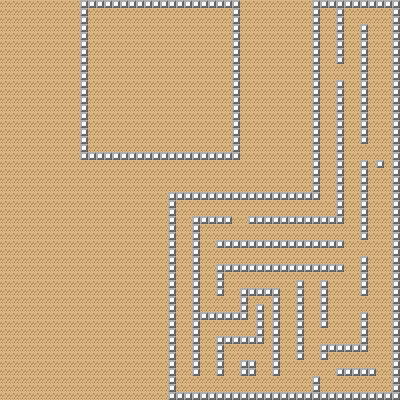

A 2D game scene composited from a Tiled map and its tileset images. What follows is a short description and the map's XML, with each tile layer's data collapsed to a summary:
An orthogonal 50x50 tile map with 8x8 px tiles, 2 tile layers (Tile Layer 2, Tile Layer 1), 2 tilesets and 7 objects (3x scenario, spawn_player, spawn, moving_path, spawn_neutral).

<map version="1.10" tiledversion="1.10.1" orientation="orthogonal" renderorder="right-down" width="50" height="50" tilewidth="8" tileheight="8" infinite="0" nextlayerid="4" nextobjectid="12">
 <tileset firstgid="1" source="bricks.tsx" />
 <tileset firstgid="9" source="ground.tsx" />
 <layer id="3" name="Tile Layer 2" width="50" height="50">
  <data>[2500 cells, 2500 non-empty, 1 distinct tile ids]</data>
 </layer>
 <layer id="1" name="Tile Layer 1" width="50" height="50">
  <data>[2500 cells, 431 non-empty, 1 distinct tile ids]</data>
 </layer>
 <objectgroup id="2" name="Object Layer 1">
  <object id="4" name="spawn_player" type="spawn_player" x="42.5" y="78.333" width="16" height="16" />
  <object id="6" name="spawn" type="spawn" x="156" y="78.333" width="16" height="16">
   <properties>
    <property name="cooldown_seconds" type="float" value="0" />
    <property name="tank_type" value="fast" />
    <property name="tanks_inside" type="int" value="1" />
    <property name="trigger_distance" type="float" value="128" />
   </properties>
  </object>
  <object id="7" name="Moving path trigger" type="scenario" x="144.892" y="66.3958" width="28.2159" height="29.875">
   <properties>
    <property name="highPriority" type="bool" value="true" />
    <property name="pathName" value="testPath" />
    <property name="type" value="AreaMovingPath" />
   </properties>
  </object>
  <object id="8" name="testPath" type="moving_path" x="135.667" y="79.6667">
   <polyline points="10.75,0.125 -24.125,0.375 -24.0833,40.7917 79.9167,40.7917 80,-54.6667 -32,-55.6667 -31.6667,-32 64.3333,-31.3333 63.3333,40 -16.3333,38.6667 -15.6667,-23" />
  </object>
  <object id="9" name="spawn_neutral" type="spawn_neutral" x="60.875" y="78" width="16" height="16">
   <properties>
    <property name="cooldown_seconds" type="float" value="0" />
    <property name="tank_type" value="fast" />
    <property name="tanks_inside" type="int" value="1" />
    <property name="trigger_distance" type="float" value="128" />
   </properties>
  </object>
  <object id="10" name="collision precision" type="scenario" x="167.833" y="0.000166667" width="233.667" height="396">
   <properties>
    <property name="factions" value="Enemy, Neutral" />
    <property name="removeWhenLeave" type="bool" value="false" />
    <property name="type" value="AreaCollisionHighPrecision" />
   </properties>
  </object>
  <object id="11" name="initial greting" type="scenario" x="8.44984" y="50.2035" width="89.4034" height="70.6023">
   <properties>
    <property name="factions" value="Player" />
    <property name="modal" type="bool" value="false" />
    <property name="removeWhenLeave" type="bool" value="true" />
    <property name="split" type="bool" value="true" />
    <property name="text">Press E to show next dialog message
Use WASD for movement.
Now, go and enter into the tank that spawns nearby at right.
</property>
    <property name="text_ru">Нажми E, чтобы показывать следующее сообщение
Используй клавиши WASD, чтобы передвигаться.
А теперь пойди и захвати танк, который спавнится справа от тебя!
Для этого подойди вплотную и нажми клавишу E</property>
    <property name="type" value="AreaMessage" />
   </properties>
  </object>
 </objectgroup>
</map>
